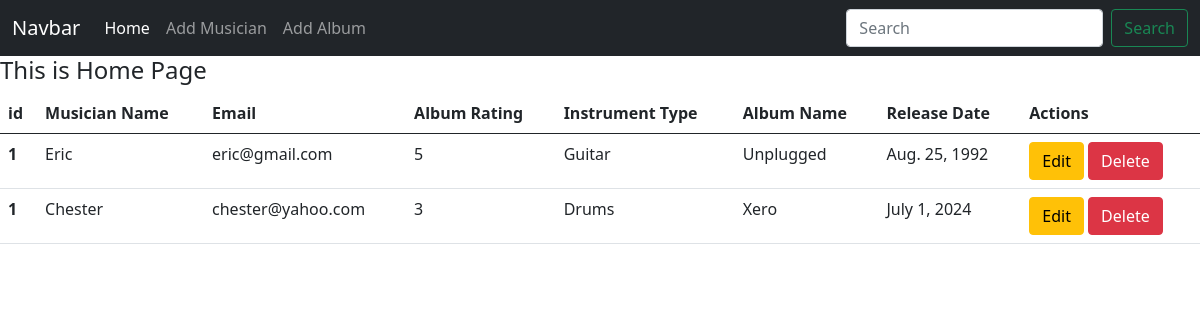
The page / on the database its author committed.
### albums/models.py (models this page shows, shortened)
class Album(models.Model):
    album_name=models.CharField(max_length=12)
    release_date=models.DateField()
    rating=models.PositiveSmallIntegerField(choices=album_rating)
    musician=models.OneToOneField(Music, on_delete=models.CASCADE, default= None)

### musics/models.py (models this page shows, shortened)
class Music(models.Model):
    first_name=models.CharField(max_length=10)
    last_name=models.CharField(max_length=10)
    email=models.EmailField()
    phone_no=models.CharField(max_length=12)
    instrument_type=models.TextField()

### music_directory/views.py (the view)
# urls.py: 2. Add a URL to urlpatterns:  path('', views.home, name='home')
def home(request):
    data1= Music.objects.all()
    data2=Album.objects.all()
    return render(request, 'home.html',{'data1':data1, 'data2':data2})

### templates/home.html
{% extends 'base.html' %} {% block content %}
<h4> This is Home Page </h4>
<table class="table">
    <thead>
      <tr>
        <th scope="col">id</th>
        <th scope="col">Musician Name</th>
        <th scope="col">Email</th>
        <th scope="col">Album Rating</th>
        <th scope="col">Instrument Type</th>
        <th scope="col">Album Name</th>
        <th scope="col">Release Date</th>
        <th scope="col">Actions</th>
      </tr>
    </thead>
    <tbody>
        {% for msc in data2 %}
            <tr>
                <th scope="row">1</th>
                <td>{{msc.musician.first_name}}</td>
                <td>{{msc.musician.email}}</td>
                <td>{{msc.rating}}</td>
                <td>{{msc.musician.instrument_type}}</td>
                <td>{{msc.album_name}}</td>
                <td>{{msc.release_date}}</td>
                <td>
                    <a  class='btn btn-warning text-decoration-none' href='{% url 'edit_album' msc.id %}'>Edit</a>
                    <a class='btn btn-danger text-decoration-none' href='{% url 'delete_album' msc.id %}'>Delete</a>
                </td>
             </tr>
        {% endfor %}
    </tbody>
  </table>
{% endblock %}

### templates/base.html (shortened to what this page needs)
<!DOCTYPE html>
<html lang="en">
  <head>
    <link
      href="https://cdn.jsdelivr.net/npm/bootstrap@5.0.2/dist/css/bootstrap.min.css"
      rel="stylesheet"
    />
  </head>
  <body>
    <nav class="navbar navbar-expand-lg navbar-dark bg-dark">
      <div class="container-fluid">
        <a class="navbar-brand" href="#">Navbar</a>
        <div class="collapse navbar-collapse" id="navbarSupportedContent">
          <ul class="navbar-nav me-auto mb-2 mb-lg-0">
            <li class="nav-item">
              <a class="nav-link active" aria-current="page" href="{% url 'homepage' %}">Home</a>
            </li>
            <li class="nav-item">
              <a class="nav-link" href="{% url 'add_musician' %}">Add Musician</a>
            </li>
            <li class="nav-item">
              <a class="nav-link" href="{% url 'add_album' %}">Add Album</a>
            </li>
          </ul>
          <form class="d-flex">
            <input
              class="form-control me-2"
              type="search"
              placeholder="Search"
              aria-label="Search"
            />
            <button class="btn btn-outline-success" type="submit">
              Search
            </button>
          </form>
        </div>
      </div>
    </nav>
    {% block content %}
    {% endblock %}
  </body>
</html>

### rows shown on the page
Album: musician.first_name "Eric", musician.email "eric@gmail.com", rating "5", musician.instrument_type "Guitar", album_name "Unplugged", release_date "Aug. 25, 1992"
Album: musician.first_name "Chester", musician.email "chester@yahoo.com", rating "3", musician.instrument_type "Drums", album_name "Xero", release_date "July 1, 2024"
